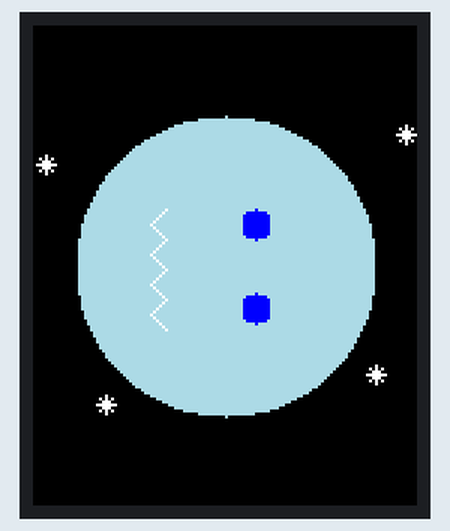
The program below on a simulated Raspberry Pi Pico running MicroPython. Parts: 128×160 colour display. What the program prints to the serial console is not drawn. At 0.9 s the program stops and its outputs stay as they are.

Above: at 1.0 s.

The program:

freeze.py
```python
from ST7735 import TFT
from machine import SPI, Pin

# SPI setup
spi = SPI(1, baudrate=20000000, polarity=0, phase=0,
          sck=Pin(10), mosi=Pin(11), miso=None)
tft = TFT(spi, 16, 17, 18)
tft.initr()
tft.rgb(True)

# Function to clear the screen
def clear_screen():
    tft.fill(TFT.BLACK)

# Function to rotate a point (x, y) by 90 degrees around (cx, cy)
def rotate_point(x, y, cx, cy):
    x_new = cy - y + cx
    y_new = x - cx + cy
    return (x_new, y_new)

# Function to draw a rotated freeze emoji
def draw_rotated_freeze_emoji():
    clear_screen()

    # Face: Light blue circle
    face_color = tft.color(173, 216, 230)  # Light blue color
    center_x, center_y = 64, 80
    radius = 50

    # Rotate center and draw face
    rotated_center_x, rotated_center_y = rotate_point(center_x, center_y, 64, 80)
    tft.fillcircle((rotated_center_x, rotated_center_y), radius, face_color)  # Rotated face

    # Eyes: Two small blue circles (rotate each eye)
    eye_color = TFT.BLUE
    eye_left_x, eye_left_y = 50, 70
    eye_right_x, eye_right_y = 78, 70
    eye_left_rotated = rotate_point(eye_left_x, eye_left_y, center_x, center_y)
    eye_right_rotated = rotate_point(eye_right_x, eye_right_y, center_x, center_y)
    tft.fillcircle(eye_left_rotated, 5, eye_color)  # Left eye
    tft.fillcircle(eye_right_rotated, 5, eye_color)  # Right eye

    # Mouth: Zig-zag line to show "chattering teeth"
    mouth_color = TFT.WHITE
    mouth_y = 100
    for x in range(45, 85, 10):  # Zig-zag from x=45 to x=85
        x_rot, y_rot = rotate_point(x, mouth_y, center_x, center_y)
        x_rot2, y_rot2 = rotate_point(x + 5, mouth_y + 5, center_x, center_y)
        tft.line((x_rot, y_rot), (x_rot2, y_rot2), mouth_color)  # Up stroke
        x_rot3, y_rot3 = rotate_point(x + 5, mouth_y + 5, center_x, center_y)
        x_rot4, y_rot4 = rotate_point(x + 10, mouth_y, center_x, center_y)
        tft.line((x_rot3, y_rot3), (x_rot4, y_rot4), mouth_color)  # Down stroke

    # Snowflakes: Small white stars around the face
    snowflake_color = TFT.WHITE
    snowflake_positions = [(20, 20), (100, 30), (30, 140), (110, 120)]
    for pos in snowflake_positions:
        x, y = pos
        x_rot, y_rot = rotate_point(x, y, center_x, center_y)
        tft.line((x_rot - 3, y_rot), (x_rot + 3, y_rot), snowflake_color)  # Horizontal line
        tft.line((x_rot, y_rot - 3), (x_rot, y_rot + 3), snowflake_color)  # Vertical line
        tft.line((x_rot - 2, y_rot - 2), (x_rot + 2, y_rot + 2), snowflake_color)  # Diagonal line \
        tft.line((x_rot - 2, y_rot + 2), (x_rot + 2, y_rot - 2), snowflake_color)  # Diagonal line /

    print("Rotated freeze emoji displayed!")

# Display the rotated freeze emoji
draw_rotated_freeze_emoji()
```
